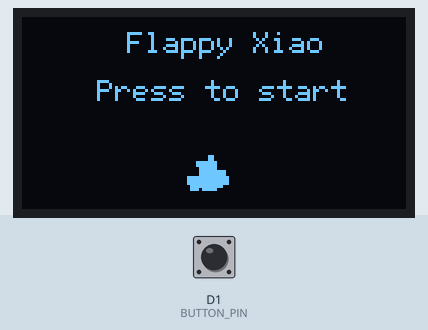
Bench run of a sketch on a simulated Seeed XIAO (SAMD21). On the bench: 128×64 one-colour display. Inputs (shaded band) come from the test bench; at power-on: D1 (BUTTON_PIN) HIGH. Random numbers use the default seed unless the sketch sets one.

Above: at 1.2 s.
1.3 s: D1 (BUTTON_PIN) pulled LOW for 0.15 s
At 2.6 s:
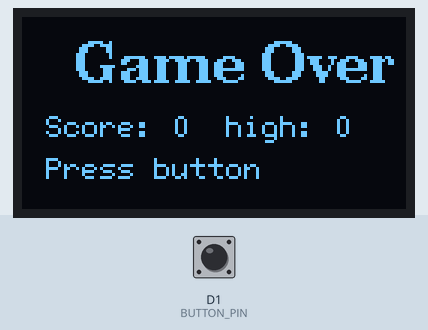
3.2 s: D1 (BUTTON_PIN) pulled LOW for 1 s
At 3.7 s:
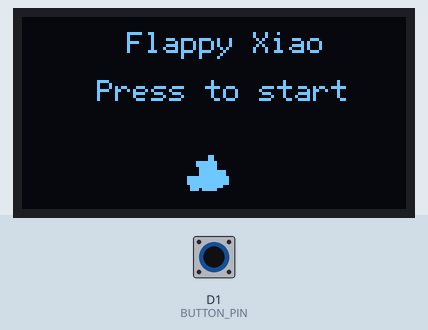
5.7 s: D1 (BUTTON_PIN) pulled LOW for 0.15 s
At 5.88 s:
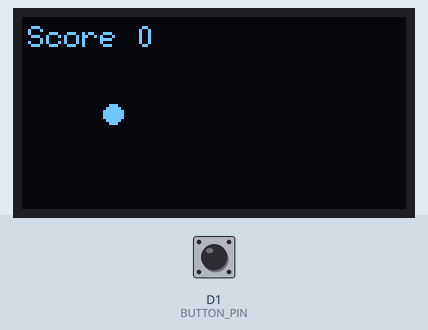
7.5 s: D1 (BUTTON_PIN) pulled LOW for 3.2 s
At 8.3 s:
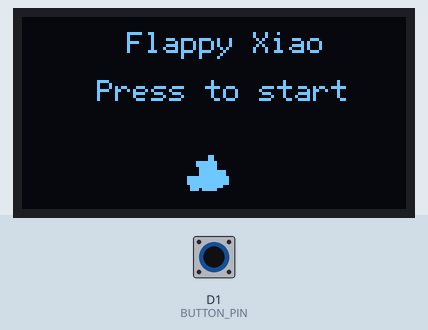
Timing chart, 0 to 10.5 s (numbered marks = the images above; inputs shaded):
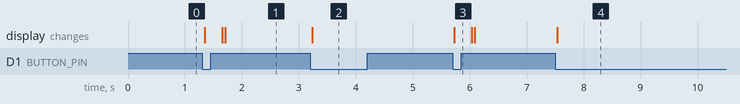

Measured:
- after the input at 1.3 s, the display: first changes at once (image 1 shows a later state)
- after the input at 3.2 s, the display: changes at once (image 2)
- after the input at 5.7 s, the display: changes at once (image 3)
- after the input at 7.5 s, the display: changes at once (image 4)

The sketch:

Flappy_bird.ino
```cpp
/* -------------------------------------------------
 Arduino project by Tech Talkies YouTube Channel.
 https://www.youtube.com/@techtalkies1
 -------------------------------------------------*/

#include <Wire.h>
#include <U8g2lib.h>  // https://github.com/olikraus/u8g2 (2.35.30)

// display
U8G2_SH1106_128X64_NONAME_F_HW_I2C u8g2(U8G2_R0, U8X8_PIN_NONE);

// pins
#define BUTTON_PIN D1  // active-low button

// screen
const int SCREEN_W = 128;
const int SCREEN_H = 64;

// bird
const int BIRD_X = 30;
float birdY;
float birdV;                // vertical velocity (pixels per tick)
const float GRAVITY = 0.3;  // gravity per tick
const float FLAP_V = -3.0;  // flap impulse

// pipes
struct Pipe {
  int x;
  int gapY;
  bool passed;  // for scoring
};
const int PIPE_W = 16;
const int GAP_H = 30;      // gap height in pixels
const int PIPE_SPEED = 1;  // pixels per frame
const int MAX_PIPES = 5;
Pipe pipes[MAX_PIPES];
int pipeInterval = 70;  // horizontal spacing in pixels (approx)
int framesSinceLastPipe = 0;

// game
int gameState = 0;  // 0=start, 1=playing, 2=gameover
int score = 0;
int highScore = 0;

// timing
const int TICK_MS = 20;  // 50 Hz
uint32_t lastTick = 0;

// button debounce
uint32_t lastBtnMs = 0;
bool lastBtnState = HIGH;

// 'bird1', 20x20px
const unsigned char bird1[] PROGMEM = {
	0x00, 0x00, 0x00, 0x00, 0x00, 0x00, 0x00, 0x00, 0x00, 0x00, 0x00, 0x00, 0x00, 0x0c, 0x00, 0x00,
	0x0c, 0x00, 0xc0, 0x1f, 0x00, 0xc0, 0x1f, 0x00, 0x80, 0x1f, 0x00, 0x80, 0xff, 0x00, 0x80, 0xff,
	0x00, 0xf8, 0xff, 0x01, 0xf8, 0xff, 0x01, 0xf8, 0xff, 0x01, 0xf0, 0x7f, 0x00, 0x70, 0x1f, 0x00,
	0x00, 0x00, 0x00, 0x00, 0x00, 0x00, 0x00, 0x00, 0x00, 0x00, 0x00, 0x00
};


void resetPipes() {
  for (int i = 0; i < MAX_PIPES; i++) {
    pipes[i].x = SCREEN_W + i * (PIPE_W + pipeInterval);
    pipes[i].gapY = random(8, SCREEN_H - GAP_H - 8);
    pipes[i].passed = false;
  }
  framesSinceLastPipe = 0;
}

void setupGame() {
  birdY = SCREEN_H / 2;
  birdV = 0;
  score = 0;
  resetPipes();
}

void drawStartScreen() {
  u8g2.clearBuffer();
  u8g2.setFont(u8g2_font_6x12_tr);
  u8g2.drawStr(35, 12, "Flappy Xiao");
  u8g2.setFont(u8g2_font_6x12_tr);
  u8g2.drawStr(25, 28, "Press to start");
  // draw bird
  u8g2.drawXBMP(52, 42, 20, 20, bird1);
  u8g2.sendBuffer();
}

void drawGame() {
  u8g2.clearBuffer();

  // draw pipes
  for (int i = 0; i < MAX_PIPES; i++) {
    int x = pipes[i].x;
    int gapY = pipes[i].gapY;
    // top pipe
    u8g2.drawBox(x, 0, PIPE_W, gapY);
    // bottom pipe
    u8g2.drawBox(x, gapY + GAP_H, PIPE_W, SCREEN_H - (gapY + GAP_H));
  }

  // draw ground line (optional)
  // u8g2.drawHLine(0, SCREEN_H-1, SCREEN_W);

  // draw bird (small circle)
  u8g2.drawDisc(BIRD_X, (int)birdY, 3, U8G2_DRAW_ALL);

  // draw score top-left
  char buf[16];
  snprintf(buf, sizeof(buf), "Score %d", score);
  u8g2.setFont(u8g2_font_6x12_tr);
  u8g2.drawStr(2, 10, buf);

  u8g2.sendBuffer();
}

void drawGameOver() {
  u8g2.clearBuffer();
  u8g2.setFont(u8g2_font_ncenB14_tr);
  u8g2.drawStr(18, 22, "Game Over");
  u8g2.setFont(u8g2_font_6x12_tr);
  char buf[32];
  snprintf(buf, sizeof(buf), "Score: %d  high: %d", score, highScore);
  u8g2.drawStr(8, 40, buf);
  u8g2.drawStr(8, 54, "Press button");
  u8g2.sendBuffer();
}

bool checkCollision() {
  // ground / ceiling
  if (birdY - 3 <= 0) return true;
  if (birdY + 3 >= SCREEN_H) return true;

  // pipes
  for (int i = 0; i < MAX_PIPES; i++) {
    int x = pipes[i].x;
    int gapY = pipes[i].gapY;
    // simple AABB vs circle approximation
    int bx = BIRD_X;
    int by = (int)birdY;
    if (bx + 3 >= x && bx - 3 <= x + PIPE_W) {
      if (by - 3 < gapY || by + 3 > gapY + GAP_H) {
        return true;
      }
    }
  }
  return false;
}

void advancePipes() {
  for (int i = 0; i < MAX_PIPES; i++) {
    pipes[i].x -= PIPE_SPEED;
    // recycle pipe when off screen
    if (pipes[i].x + PIPE_W < 0) {
      // place it to the right after the rightmost pipe
      int rightmost = 0;
      for (int j = 0; j < MAX_PIPES; j++)
        if (pipes[j].x > pipes[rightmost].x) rightmost = j;
      pipes[i].x = pipes[rightmost].x + PIPE_W + pipeInterval;
      pipes[i].gapY = random(8, SCREEN_H - GAP_H - 8);
      pipes[i].passed = false;
    }
    // score when pipe passes bird
    if (!pipes[i].passed && pipes[i].x + PIPE_W < BIRD_X - 3) {
      pipes[i].passed = true;
      score++;
      if (score > highScore) highScore = score;
    }
  }
}

void setup() {
  Serial.begin(115200);
  pinMode(BUTTON_PIN, INPUT_PULLUP);
  u8g2.begin();

  randomSeed(micros());
  drawStartScreen();
  lastTick = millis();
}

bool readButtonPressed() {
  bool pressed = (digitalRead(BUTTON_PIN) == LOW);
  // simple debounce on transition
  if (pressed != (lastBtnState == LOW)) {
    // changed state
    if (millis() - lastBtnMs > 40) {  // debounce
      lastBtnMs = millis();
      lastBtnState = pressed ? LOW : HIGH;
      if (pressed) return true;
    }
  }
  return false;
}

void loop() {
  // tick timing
  uint32_t now = millis();
  if (now - lastTick < TICK_MS) return;
  lastTick = now;

  // handle states
  if (gameState == 0) {
    // start screen - wait for button press to start
    if (readButtonPressed()) {
      setupGame();
      gameState = 1;
      drawGame();  // initial frame
    }
    return;
  }

  if (gameState == 1) {
    // gameplay
    // flap on button press
    if (readButtonPressed()) {
      birdV = FLAP_V;
    }

    // physics
    birdV += GRAVITY;
    birdY += birdV;

    // advance pipes and scoring
    advancePipes();

    // check collision
    if (checkCollision()) {
      gameState = 2;
      drawGameOver();
      return;
    }

    // draw
    drawGame();
    return;
  }

  if (gameState == 2) {
    // game over - wait for button press to return to start
    if (readButtonPressed()) {
      gameState = 0;
      drawStartScreen();
    }
    return;
  }
}
```
